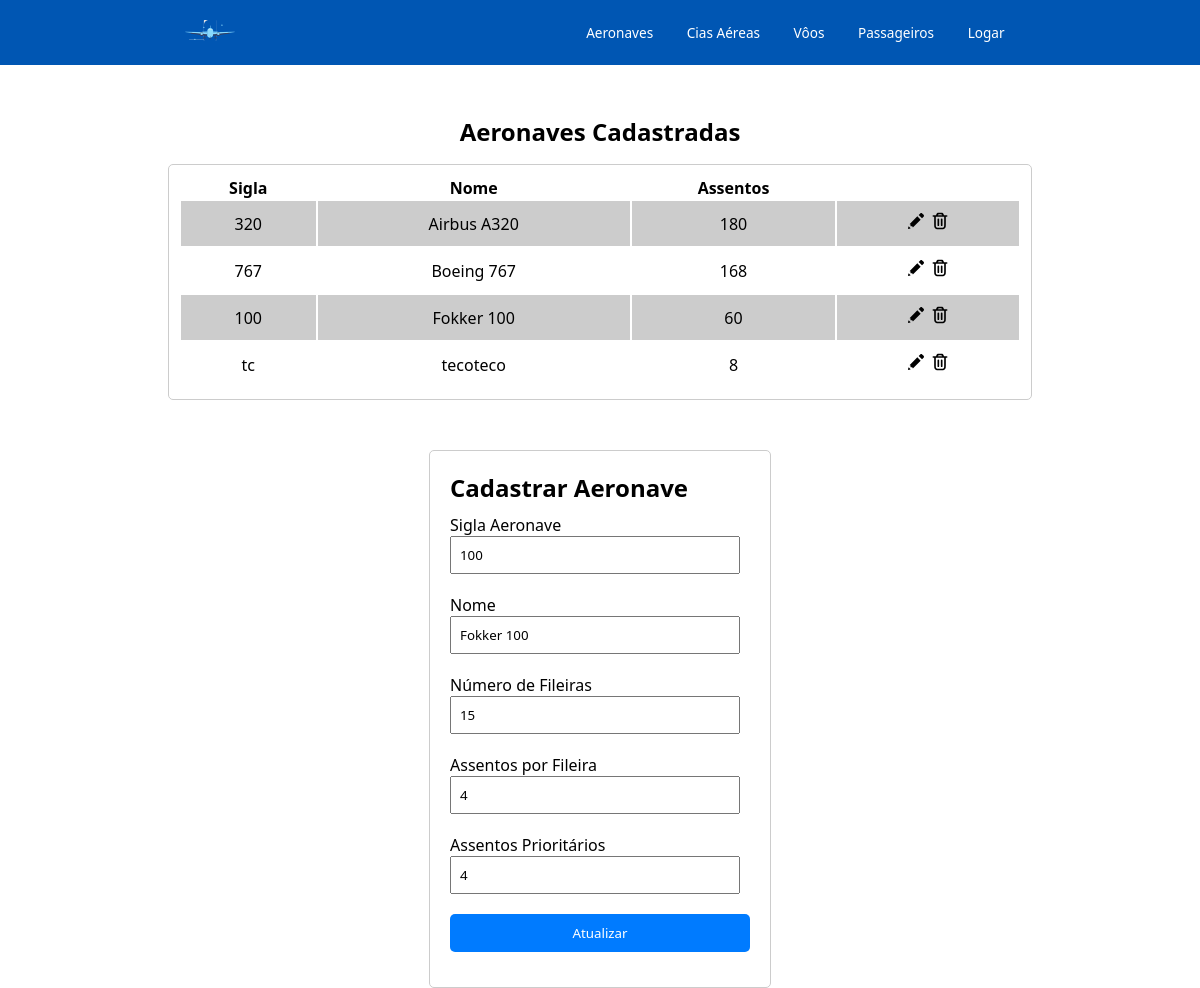
Page /public/Pages/aeronave.php?id=4 on the committed database.
### tables this page shows
CREATE TABLE aeronave (
            id INTEGER PRIMARY KEY AUTOINCREMENT,
            sigla CHAR(4),
            quantidade_assentos INTEGER,
            marca VARCHAR(20),
            quantidade_fileiras INTEGER,
            quantidade_colunas INTEGER,
            assentos_prioritarios INTEGER,
            assentos_por_fila INTEGER,
            assentos_por_coluna INTEGER
        );

### autoload.php (called while the page is built, shortened)
<?php
spl_autoload_register(function ($class) {
    $prefix = "App";
    $base_dir = __DIR__ ."/src/";
    $len = strlen($prefix);
    $relavite_class = substr($class, $len);
    $file = $base_dir . str_replace('\\', '/', $relavite_class) . '.php';
});

### src/Infra/Database/DatabaseManager.php (called while the page is built, shortened)
<?php
class DatabaseManager
{
    private static $instance;
    public static function getConn(): \PDO
    {
        if (self::$instance == null) {
            try {
                self::$instance = new \PDO("sqlite:" . DB_PATH);
            } catch (\Exception $e) {
                echo $e->getMessage();
            }
        }
        return self::$instance;
    }
}

### src/DAO/AeronaveDAO.php (called while the page is built, shortened)
<?php
class AeronaveDAO {
    private PDO $conexao;
    public function __construct() {
        $this->conexao = DatabaseManager::getConn();
    }
    public function getById(int $id): ?Aeronave {
        $sql = "SELECT * FROM aeronave WHERE id = :id";
        $stmt = $this->conexao->prepare($sql);
        $stmt->bindValue(':id', $id);
        $stmt->execute();
        if ($row = $stmt->fetch(PDO::FETCH_OBJ)) {
            return $this->mapAeronave($row);
        }
        return null;
    }
    public function read(): array {
        $sql = "SELECT * FROM aeronave";
        $stmt = $this->conexao->query($sql);
        $aeronaves = [];
        while ($row = $stmt->fetch(PDO::FETCH_OBJ)) {
            $aeronaves[] = $this->mapAeronave($row);
        }
        return $aeronaves;
    }
    private function mapAeronave(object $data): Aeronave
    {
        $aero = new Aeronave(
            $data->sigla,
            $data->marca,
            $data->quantidade_fileiras,
            $data->assentos_por_fila,
            $data->assentos_prioritarios
        );
        $aero->setId($data->id);
        return $aero;
    }
}

### src/Entities/Entity.php (called while the page is built, shortened)
<?php
abstract class Entity
{
    private ?int $id;
    public function getId(): ?int
    {
        return $this->id ?? null;
    }
    public function setId(int $id):self
    {
        $this->id = $id;
        return $this;
    }
}

### src/Entities/Aeronave.php (called while the page is built, shortened)
<?php
class Aeronave extends Entity
{
    private string $sigla;
    private int $qteFileiras;
    private int $assentosPorFila;
    private int $assentosPrioritarios;
    private string $marca;
    public function __construct(string $sigla, string $marca, int $qteFileiras, int $assentosPorFila, int $assentosPrioritarios)
    {
        $this->sigla = $sigla;
        $this->marca = $marca;
        $this->qteFileiras = $qteFileiras;
        $this->assentosPorFila = $assentosPorFila;
        $this->assentosPrioritarios = $assentosPrioritarios;
    }
    public function getAssentosFila(){
        return $this->assentosPorFila;
    }
    public function getQuantidadeFilas(){
        return $this->qteFileiras;
    }
    public function getSigla(){
        return $this->sigla;
    }
    public function getMarca(){
        return $this->marca;
    }
    public function getAssentosPrioritarios(){
        return $this->assentosPrioritarios;
    }
}

### public/Pages/aeronave.php (the view, shortened to what this page needs)
<?php
require_once '../../autoload.php';
require 'templates/header.php';
$aeronaveDAO = new AeronaveDAO();
$aeros = $aeronaveDAO->read();
if (isset($_GET['id'])) {
    $aeroEdit = $aeronaveDAO->getById($_GET['id']);
} else {
    $aeroEdit = new Aeronave('', '', 0, 0, 0);
}
?>
<head>
</head>
<section class="section-container">
    <h2>Aeronaves Cadastradas</h2>
    <table class="tabela">
        <thead>
            <tr>
                <th>Sigla</th>
                <th>Nome</th>
                <th>Assentos</th>
            </tr>
        </thead>
        <tbody>
            <?php
            foreach ($aeros as $aero) {
                echo "<tr>
        <td>{$aero->getSigla()}</td>
        <td>{$aero->getMarca()}</td>
        <td>" . $aero->getAssentosFila() * $aero->getQuantidadeFilas() . "</td>
        <td>
        <a href=\"/public/Pages/aeronave.php?id={$aero->getId()}\"><img src=\"/public/assets/images/edit-icon.svg\"></a>
        <a href=\"/public/Pages/aeronave.php?id={$aero->getId()}&delete=true\"><img src=\"/public/assets/images/trash-icon.svg\"></a>
        </td>
    </tr>";
            }
            ?>
        </tbody>
    </table>
</section>
<div class="container">
    <h2>Cadastrar Aeronave</h2>
    <form action="/public/Routes/cadastrarAeronave.php" method="POST">
        <div class="input-group">
            <label for="sigla">Sigla Aeronave</label>
            <input type="text" id="sigla" name="sigla" placeholder="Sigla" value="<?php echo $aeroEdit->getSigla() ?>" required>
        </div>
        <div class="input-group">
            <label for="marca">Nome</label>
            <input type="text" id="marca" name="marca" placeholder="Nome" value="<?php echo $aeroEdit->getMarca() ?>">
        </div>
        <div class="input-group">
            <label for="fileira">Número de Fileiras</label>
            <input type="number" id="fileira" name="fileira" placeholder="30" value="<?php echo $aeroEdit->getQuantidadeFilas() ?>">
        </div>
        <div class="input-group">
            <label for="assentos">Assentos por Fileira</label>
            <input type="number" id="assentos" name="assentos" placeholder="6" value="<?php echo $aeroEdit->getAssentosFila() ?>">
        </div>
        <div class="input-group">
            <label for="prioritarios">Assentos Prioritários</label>
            <input type="number" id="prioritarios" name="prioritarios" placeholder="6" value="<?php echo $aeroEdit->getAssentosPrioritarios() ?>">
        </div>
        <button type="submit">
            <?php
            if ($aeroEdit->getId()) {
                echo "Atualizar";
            } else {
                echo "Cadastrar";
            }
            ?>
        </button>
    </form>
</div>
<?php
require 'templates/final.php';
?>

### public/assets/css/style.css (style rules this page uses)
:root { --primary: #88D9FD; --secondary: #66B7DB; --action: #007bff; }
* { font-family: system-ui, -apple-system, BlinkMacSystemFont, 'Segoe UI', Roboto, Oxygen, Ubuntu, Cantarell, 'Open Sans', 'Helvetica Neue', sans-serif; padding: 0; margin:0; }
.container { width: 300px; margin: 0 auto; padding: 20px; border: 1px solid #ccc; border-radius: 5px; }
input, select { width: 90%; margin-bottom: 10px; padding: 8px; }
.input-group { margin: 10px 0; }
button { width: 100%; padding: 10px; background-color: var(--action); color: #fff; border: none; border-radius: 5px; cursor: pointer; margin-bottom: 15px; }
section { width: 80%; margin:auto; margin-bottom: 50px; }
.section-container { display:flex; flex-direction:column; align-items:center; justify-content:center; gap: 1rem; }
.section-container img { max-width: 400px; }
.tabela { width: 90%; padding: 10px; border-radius: 5px; text-align: center; border: #ccc solid 1px; }
.tabela td { padding: 10px; }
.tabela tbody tr:nth-child(odd) { background-color: #ccc; }
.tabela a > img { max-width: 20px; }

### rows in the picture
aeronave: sigla "320", marca "Airbus A320", $aero->getAssentosFila() * $aero->getQuantidadeFilas() "180"
aeronave: sigla "767", marca "Boeing 767", $aero->getAssentosFila() * $aero->getQuantidadeFilas() "168"
aeronave: sigla "100", marca "Fokker 100", $aero->getAssentosFila() * $aero->getQuantidadeFilas() "60", fileira "15", assentos "4", prioritarios "4"
aeronave: sigla "tc", marca "tecoteco", $aero->getAssentosFila() * $aero->getQuantidadeFilas() "8"
